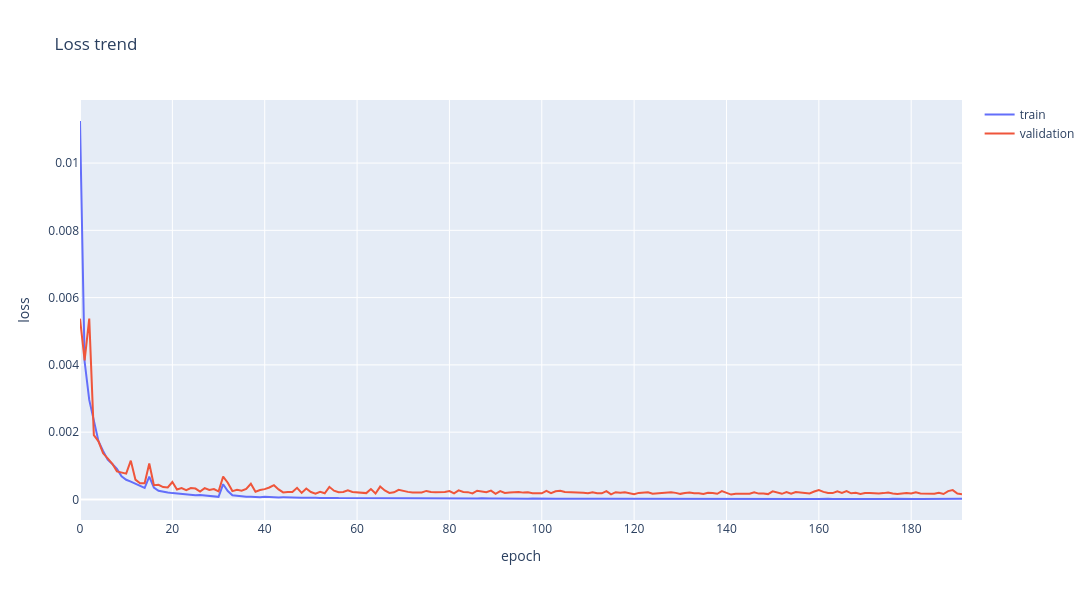

Notebook code cell kept with this figure:
### Markdown cell above
# Data Visualization

### Code cell
fig = go.Figure()
fig.add_trace(go.Scatter(y=history['loss'],
                    mode='lines', name='train'))
fig.add_trace(go.Scatter(y=history['val_loss'],
                    mode='lines', name='validation'))
fig.update_layout(title='Loss trend',
                  xaxis_title='epoch',
                  yaxis_title='loss',
                  width=1400,
                  height=600)
fig.show()

### Figure 1 — Plotly figure (JSON) as saved in the notebook; plotly's stock layout.template omitted (floating-point values rounded to 4 significant figures; data arrays with more than 128 entries replaced by an {"elided": "..."} marker saying what was removed)
{"data": [{"mode": "lines", "name": "train", "type": "scatter", "y": {"elided": "192 float values"}}, {"mode": "lines", "name": "validation", "type": "scatter", "y": {"elided": "192 float values"}}], "layout": {"height": 600, "title": {"text": "Loss trend"}, "width": 1400, "xaxis": {"autorange": true, "range": [0, 191], "title": {"text": "epoch"}}, "yaxis": {"autorange": true, "range": [-0.0006107, 0.01187], "title": {"text": "loss"}, "type": "linear"}}}
